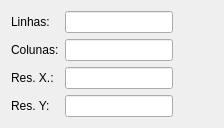
             <widget class="QWidget" name="aditionalGridPage">
              <layout class="QGridLayout" name="gridLayout_69">
               <item row="0" column="0">
                <layout class="QGridLayout">
                 <item row="0" column="0">
                  <widget class="QLabel" name="label_12">
                   <property name="text">
                    <string>Linhas:</string>
                   </property>
                  </widget>
                 </item>
                 <item row="0" column="1">
                  <widget class="QLineEdit" name="additionalMapLinhasGridLed">
                   <property name="enabled">
                    <bool>true</bool>
                   </property>
                   <property name="readOnly">
                    <bool>true</bool>
                   </property>
                  </widget>
                 </item>
                 <item row="1" column="0">
                  <widget class="QLabel" name="label_23">
                   <property name="text">
                    <string>Colunas:</string>
                   </property>
                  </widget>
                 </item>
                 <item row="1" column="1">
                  <widget class="QLineEdit" name="additionalMapColunasGridLed">
                   <property name="enabled">
                    <bool>true</bool>
                   </property>
                   <property name="readOnly">
                    <bool>true</bool>
                   </property>
                  </widget>
                 </item>
                 <item row="2" column="0">
                  <widget class="QLabel" name="label_24">
                   <property name="text">
                    <string>Res. X.:</string>
                   </property>
                  </widget>
                 </item>
                 <item row="2" column="1">
                  <widget class="QLineEdit" name="additionalMapResXGridLed">
                   <property name="enabled">
                    <bool>true</bool>
                   </property>
                   <property name="readOnly">
                    <bool>true</bool>
                   </property>
                  </widget>
                 </item>
                 <item row="3" column="0">
                  <widget class="QLabel" name="label_25">
                   <property name="text">
                    <string>Res. Y:</string>
                   </property>
                  </widget>
                 </item>
                 <item row="3" column="1">
                  <widget class="QLineEdit" name="additionalMapResYGridLed">
                   <property name="enabled">
                    <bool>true</bool>
                   </property>
                   <property name="readOnly">
                    <bool>true</bool>
                   </property>
                  </widget>
                 </item>
                </layout>
               </item>
               <item row="0" column="1">
                <spacer>
                 <property name="orientation">
                  <enum>Qt::Horizontal</enum>
                 </property>
                 <property name="sizeHint" stdset="0">
                  <size>
                   <width>40</width>
                   <height>20</height>
                  </size>
                 </property>
                </spacer>
               </item>
              </layout>
             </widget>
